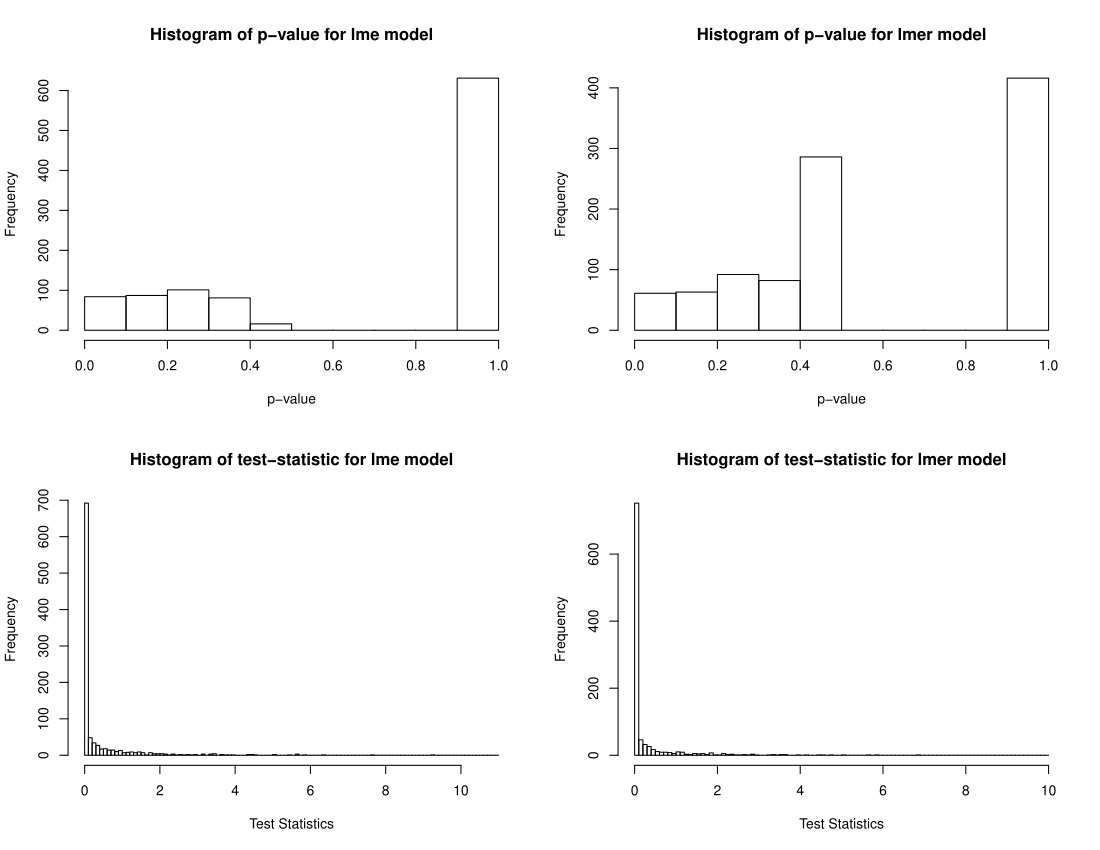

This chart was generated by the following R code:
# For your information, briefly, the model is that, as below,
# Y_ij = intercept + dummyX_ij * (beta + beta_i) + Z_ij * (b + b_i) + error_ij, 
# where 'beta' and 'b' are fixed effects while 'b and 'b_i' are random slope effects.
# We conduct the test that H_0: variance of b_i = 0 v.s. H_a: variance of b_i > 0 through exactRLR.
# In this simulation, we use parallel computing in order to reduce the performing time.

# Setups
library(parallel)
simRep <- 1000 # Replication times in one simulation
pvalue.true <- .05 # Testing type I error 
fileName <- "beta0_X_beta_betai_Z_b_bi-NOpd.RData" # Saving file's name
b.var <- c(0) # The set of varaince of random covariates b as random slope

# Below is the function defined for each node in parallel
run_one_sample <- function(iter){
  library(refund)
  library(lme4)
  library(nlme)
  library(arm)
  library(RLRsim)
  
  set.seed(iter)
  nGroup <- 20 # Group number
  nRep.sim <- 100 # Duplication in each group n_i 
  epsilon.sd <- 1 # or 0.5
  intercept.true <- 0.5
  nRandCovariate <- 1
  b.sim <- 2
  beta.sim <- 2
  betaVar.sim <- 1
  z.mean <- 1
  totalN <- nGroup * nRep.sim
  
  z.var <- c(1)
  ID.sim <- rep(1:nGroup, each = nRep.sim)
  error.sim <- rnorm(n = totalN, mean = 0, sd = epsilon.sd)
  z.sim <- mapply(rnorm, totalN, z.mean, sqrt(z.var))
  bV.sim <- mapply(rnorm, nGroup, b.sim, rep(sqrt(r.sim), nRandCovariate))
  bV.sim <- bV.sim[rep(1:nrow(bV.sim), each = nRep.sim), ]
  bV.sim <- bV.sim * z.sim
  bV.sim <- rowSums(bV.sim)
  
  betaV.sim <- mapply(rnorm, nGroup, beta.sim, rep(sqrt(betaVar.sim), 1))
  betaV.sim <- betaV.sim[rep(1:nrow(betaV.sim), each = nRep.sim), ]

  dummyX <- 2 * rbinom(n = totalN, size = 1, prob = 0.5) - 1 # Shift dummyX
  Y.sim <- (intercept.true + bV.sim) + dummyX * betaV.sim + error.sim # NEW add 'dummyX'
  
  
  ID = ID.sim
  Y = Y.sim
  dummyX = dummyX
  npc = nRandCovariate
  npc = nRandCovariate
  z.sim = z.sim
  
  designMatrix <- data.frame(Y = Y, 
                             dummyX = factor(dummyX, labels=c("warm", "hot")),
                             ID = as.factor(ID), 
                             z.sim = z.sim)
  # 'lme' model with 'pdIdent'
  fullReml.pdIdent <- NA
  noZReml.pdIdent <- NA
  noDummyXReml.pdIdent <- NA
  
  if(npc == 1){
    fullReml.pdIdent <- lme(fixed = Y ~ 1 + dummyX + z.sim, 
                            random = list(ID = pdIdent(~ 0 + dummyX), 
                                          ID = ~ 0 + z.sim), 
                            data = designMatrix, 
                            control = lmeControl(msVerbose = TRUE, opt = 'optim', singular.ok=TRUE, returnObject=TRUE))
    noZReml.pdIdent <- lme(fixed = Y ~ 1 + dummyX + z.sim,
                           random = list(ID = pdIdent(~ 0 + dummyX)),
                           data = designMatrix,
                           control = lmeControl(msVerbose = TRUE, opt = 'optim', singular.ok=TRUE, returnObject=TRUE))
    noDummyXReml.pdIdent <- lme(fixed = Y ~ 1 + dummyX + z.sim,
                                random = list(ID = ~ 0 + z.sim),
                                data = designMatrix,
                                control = lmeControl(msVerbose = TRUE, opt = 'optim', singular.ok=TRUE, returnObject=TRUE))
  }
  
  tests1 <- exactRLRT(noDummyXReml.pdIdent, fullReml.pdIdent, noZReml.pdIdent) # , nsim = 100000

  
  # 'lmer' model
  fullReml <- lmer(Y ~ 1 + dummyX + z.sim + (1 | dummyX : ID) + (0 + z.sim | ID), data = designMatrix) # (0 + dummyX | ID)
  m0 <- update(fullReml,  . ~ . - (0 + z.sim | ID))
  m.slope <- update(fullReml, . ~ . -  (1 | dummyX : ID))
  tests2 <- list()
  tests2[[1]] <- exactRLRT(m.slope, fullReml, m0) # , nsim = 100000

  
  tests2 <- sapply(tests2, function(x){c(statistic = x$statistic[1], "p-value" = x$p[1])})
  pvalues.bonf <- p.adjust(tests2[2,], "bonferroni")
  
  return(list(realTau = r.sim, 
              pvalue = tests1$p[1], 
              pvalues.bonf = pvalues.bonf, 
              tests1 = tests1, 
              tests2 = tests2))
}

# Setup parallel
cores <- detectCores()
cluster <- makeCluster(cores)
clusterSetRNGStream(cluster, 20170822)

# run the simulation
loopIndex <- 1
resultDoubleList.sim <- list()
power1.sim <- list()
power2.sim <- list()
for(r.sim in b.var){  # START outer loop
  clusterExport(cluster, c("r.sim")) # casting the coefficient parameter on the random effects' covariance function
  
  node_results <- parLapply(cluster, 1:simRep, run_one_sample)
  
  result1.sim <- lapply(node_results, function(x) {list(realTau = x$realTau, 
                                                        pvalue = x$pvalue)})
  result2.sim <- lapply(node_results, function(x) {list(realTau = x$realTau, 
                                                        pvalues.bonf = x$pvalues.bonf)})
  resultDoubleList.sim[[loopIndex]] <- node_results
  
  save.image(file=fileName) # Auto Save
  
  table1.sim <- sapply(result1.sim, function(x) {       
    c(sens = (sum(x$pvalue <= pvalue.true) > 0))})
  Power1 <- mean(table1.sim)
  power1.sim[[loopIndex]] <- list(Power = Power1, realTau = r.sim) 
  
  table2.sim <- sapply(result2.sim, function(x) {       
    c(overall.sens = (sum(x$pvalues.bonf <= pvalue.true) > 0))})
  Power2 <- mean(table2.sim)
  power2.sim[[loopIndex]] <- list(Power = Power2, realTau = r.sim)
  
  loopIndex <- loopIndex + 1
} # End outer loop

save.image(file=fileName) # Auto Save
stopCluster(cluster)


par(mfrow=c(2,2))
# Histogram plots
hist(sapply(result1.sim, function(x) x$pvalue), 
     main = "Histogram of p-value for lme model", 
     xlab = "p-value")

hist(sapply(result2.sim, function(x) x$pvalues.bonf), 
     main = "Histogram of p-value for lmer model", 
     xlab = "p-value")

hist(sapply(resultDoubleList.sim[[1]], function(x) (x$tests1)$statistic[1]),
     breaks = (0:110)/10, 
     main = "Histogram of test-statistic for lme model",
     xlab = "Test Statistics")

hist(sapply(resultDoubleList.sim[[1]], function(x) (x$tests2)[1,1]), 
     breaks = (0:100)/10, 
     main = "Histogram of test-statistic for lmer model",
     xlab = "Test Statistics")
